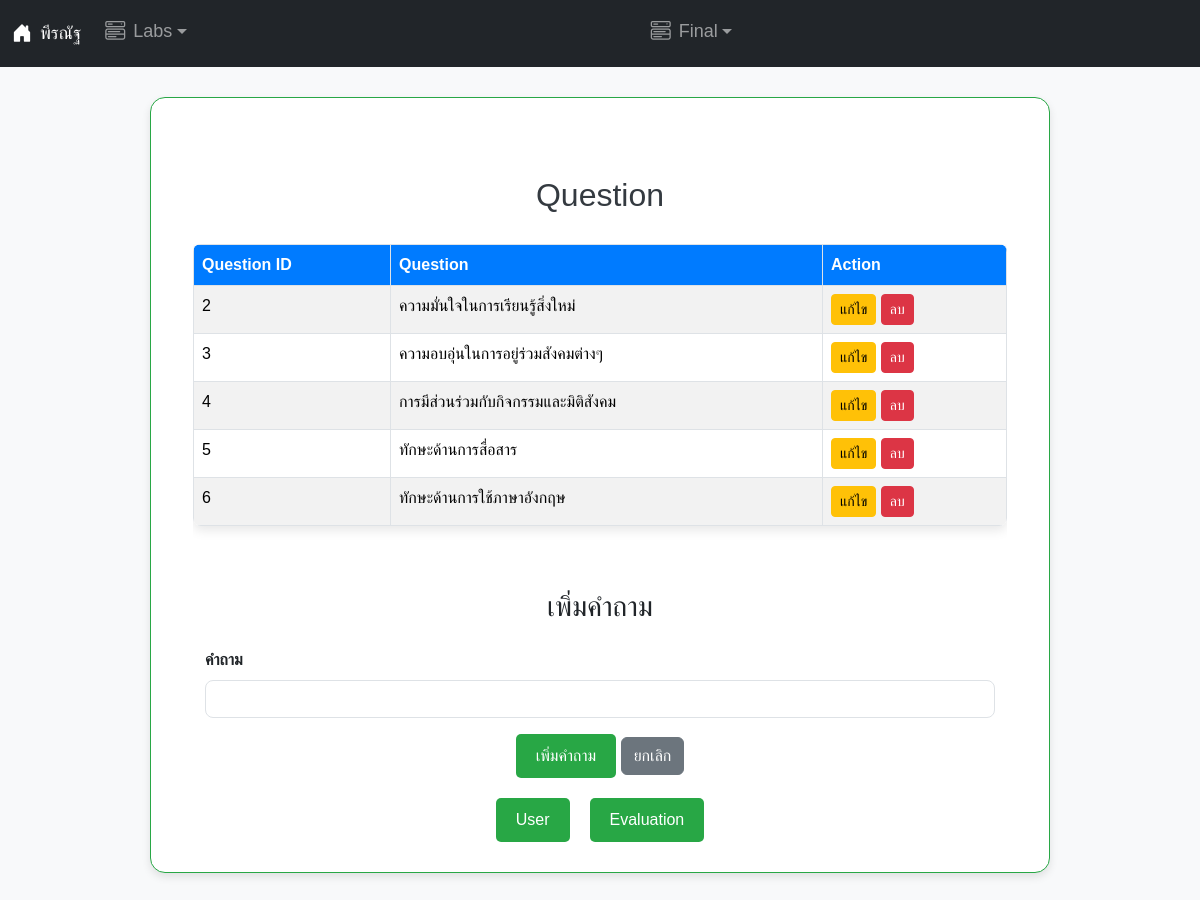
/?p=ques_data, run on the app's committed database.
### tables this page shows
CREATE TABLE `tb_questions` (
  `question_id` int(11) NOT NULL,
  `question_text` text NOT NULL
);

### database/qd.php (called while the page is built, shortened)
<?php
class EvaluationItem
{
    private $conn;
    private $table_name;
    public function __construct($db, $table)
    {
        $this->conn = $db;
        $this->table_name = $table;
    }
    public function readq() {
        $query = "SELECT * FROM " . $this->table_name;
        $stmt = $this->conn->prepare($query);
        $stmt->execute();
        return $stmt;
    }
}

### database/questions.php (the view, shortened to what this page needs)
<?php
require_once 'qd.php';
$database = new Database();
$db = $database->getConnection();
$evaluationItem = new EvaluationItem($db, "tb_questions");
$stmt = $evaluationItem->readq();
$num = $stmt->rowCount();
?>
<!DOCTYPE html>
<html lang="th">
<head>
</head>
<body>
<div class="container mt-5">
    <h2 class="text-center mb-4">Question</h2>
    <?php
    if ($num > 0) {
        echo "<div class='table-responsive'>";
        echo "<table class='table table-bordered table-striped'>";
        echo "<thead>";
        echo "<tr>";
        echo "<th>Question ID</th>";
        echo "<th>Question</th>";
        echo "<th>Action</th>";
        echo "</tr>";
        echo "</thead>";
        echo "<tbody>";
        while ($row = $stmt->fetch(PDO::FETCH_ASSOC)) {
            echo "<tr>";
            echo "<td>" . htmlspecialchars($row['question_id']) . "</td>";
            echo "<td>" . htmlspecialchars($row['question_text']) . "</td>";
            echo "<td>
                    <a href='?p=edit_ques&id=" . htmlspecialchars($row['question_id']) . "' class='btn btn-warning btn-sm'>แก้ไข</a>
                    <form action='?p=delete_ques' method='POST' onsubmit='return confirm(\"ต้องการลบข้อมูลนี้หรือไม่?\");' style='display:inline;'>
                        <input type='hidden' name='id' value='" . $row['question_id'] . "'>
                        <button type='submit' class='btn btn-danger btn-sm'>ลบ</button>
                    </form>
                  </td>";
            echo "</tr>";
        }
        echo "</tbody>";
        echo "</table>";
        echo "</div>";
    } else {
        echo "<div class='alert alert-warning text-center'>ไม่มีข้อมูลคำถาม</div>";
    }
    ?>
    <div class="container mt-5">
        <h3 class="text-center mt-5">เพิ่มคำถาม</h3>
        <form action="?p=add_ques" method="POST" class="mt-4">
            <div class="mb-3">
                <label for="question_text" class="form-label">คำถาม</label>
                <input type="text" class="form-control" id="question_text" name="question_text" required>
            </div>
            <div class="text-center">
                <button type="submit" class="btn btn-primary">เพิ่มคำถาม</button>
                <a href="?p=questions" class="btn btn-secondary">ยกเลิก</a>
            </div>
        </form>
    </div>
    <div class="btn-container">
        <button class="btn btn-primary" onclick="window.location.href='?p=userda'">User</button>
        <button class="btn btn-primary" onclick="window.location.href='?p=evaluda'">Evaluation</button>
    </div>
</div>
</body>
</html>

### index.php (style rules this page uses)
body { font-family: 'Kanit', sans-serif; background-color: #f8f9fa; }
h2 { text-align: center; margin-top: 40px; margin-bottom: 20px; color: #28a745; }

### database/questions.php (style rules this page uses)
body { background-color: #f8f9fa; font-family: 'Arial', sans-serif; }
h2 { color: #343a40; }
.table { border-radius: 0.5rem; overflow: hidden; box-shadow: 0 4px 12px rgba(0, 0, 0, 0.1); }
.table thead th { background-color: #007bff; color: white; }
.container { margin-top: 50px; }
.btn-container { display: flex; justify-content: center; gap: 20px; margin-top: 20px; }
.btn-primary { padding: 10px 20px; background-color: #28a745; border: none; transition: background-color 0.3s ease, transform 0.2s ease; color: white; border-radius: 5px; }
.btn-danger { transition: background-color 0.3s ease, transform 0.2s ease; }
.table-responsive { margin-top: 30px; }
.form-label { font-weight: bold; }
.form-control { border-radius: 0.5rem; }

### data on the page
tb_questions: question_id "2", question_text "ความมั่นใจในการเรียนรู้สิ่งใหม่"
tb_questions: question_id "3", question_text "ความอบอุ่นในการอยู่ร่วมสังคมต่างๆ"
tb_questions: question_id "4", question_text "การมีส่วนร่วมกับกิจกรรมและมิติสังคม"
tb_questions: question_id "5", question_text "ทักษะด้านการสื่อสาร"
tb_questions: question_id "6", question_text "ทักษะด้านการใช้ภาษาอังกฤษ"
